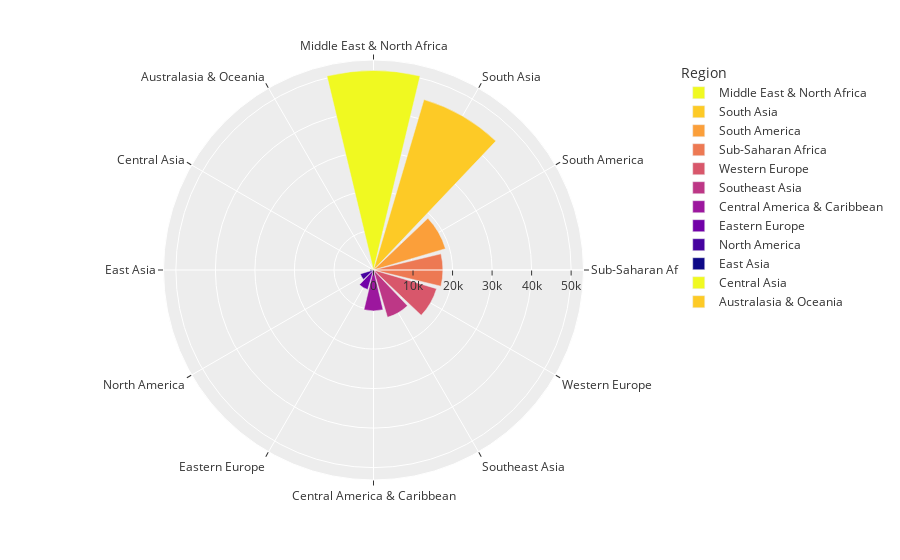

The cell this chart's notebook holds for it:
### Markdown cell above
### Count of Terror Attack Region-Wise

### Code cell
# Count of Terror Attack Region-Wise.

region_attacks = df.Region.value_counts().to_frame().reset_index()
region_attacks.columns = ['Region', 'Total Attacks']
fig = px.bar_polar(data_frame = region_attacks, r = 'Total Attacks', theta = 'Region', color = 'Region',
                  template = "ggplot2", color_discrete_sequence = px.colors.sequential.Plasma_r)
fig.show()

### Figure 1 — Plotly figure (JSON) as saved in the notebook; plotly's stock layout.template omitted (floating-point values rounded to 4 significant figures)
{"data": [{"hovertemplate": "Region=%{theta}<br>Total Attacks=%{r}<extra></extra>", "legendgroup": "Middle East & North Africa", "marker": {"color": "#f0f921", "pattern": {"shape": ""}}, "name": "Middle East & North Africa", "r": [50474], "showlegend": true, "subplot": "polar", "theta": ["Middle East & North Africa"], "type": "barpolar"}, {"hovertemplate": "Region=%{theta}<br>Total Attacks=%{r}<extra></extra>", "legendgroup": "South Asia", "marker": {"color": "#fdca26", "pattern": {"shape": ""}}, "name": "South Asia", "r": [44974], "showlegend": true, "subplot": "polar", "theta": ["South Asia"], "type": "barpolar"}, {"hovertemplate": "Region=%{theta}<br>Total Attacks=%{r}<extra></extra>", "legendgroup": "South America", "marker": {"color": "#fb9f3a", "pattern": {"shape": ""}}, "name": "South America", "r": [18978], "showlegend": true, "subplot": "polar", "theta": ["South America"], "type": "barpolar"}, {"hovertemplate": "Region=%{theta}<br>Total Attacks=%{r}<extra></extra>", "legendgroup": "Sub-Saharan Africa", "marker": {"color": "#ed7953", "pattern": {"shape": ""}}, "name": "Sub-Saharan Africa", "r": [17550], "showlegend": true, "subplot": "polar", "theta": ["Sub-Saharan Africa"], "type": "barpolar"}, {"hovertemplate": "Region=%{theta}<br>Total Attacks=%{r}<extra></extra>", "legendgroup": "Western Europe", "marker": {"color": "#d8576b", "pattern": {"shape": ""}}, "name": "Western Europe", "r": [16639], "showlegend": true, "subplot": "polar", "theta": ["Western Europe"], "type": "barpolar"}, {"hovertemplate": "Region=%{theta}<br>Total Attacks=%{r}<extra></extra>", "legendgroup": "Southeast Asia", "marker": {"color": "#bd3786", "pattern": {"shape": ""}}, "name": "Southeast Asia", "r": [12485], "showlegend": true, "subplot": "polar", "theta": ["Southeast Asia"], "type": "barpolar"}, {"hovertemplate": "Region=%{theta}<br>Total Attacks=%{r}<extra></extra>", "legendgroup": "Central America & Caribbean", "marker": {"color": "#9c179e", "pattern": {"shape": ""}}, "name": "Central America & Caribbean", "r": [10344], "showlegend": true, "subplot": "polar", "theta": ["Central America & Caribbean"], "type": "barpolar"}, {"hovertemplate": "Region=%{theta}<br>Total Attacks=%{r}<extra></extra>", "legendgroup": "Eastern Europe", "marker": {"color": "#7201a8", "pattern": {"shape": ""}}, "name": "Eastern Europe", "r": [5144], "showlegend": true, "subplot": "polar", "theta": ["Eastern Europe"], "type": "barpolar"}, {"hovertemplate": "Region=%{theta}<br>Total Attacks=%{r}<extra></extra>", "legendgroup": "North America", "marker": {"color": "#46039f", "pattern": {"shape": ""}}, "name": "North America", "r": [3456], "showlegend": true, "subplot": "polar", "theta": ["North America"], "type": "barpolar"}, {"hovertemplate": "Region=%{theta}<br>Total Attacks=%{r}<extra></extra>", "legendgroup": "East Asia", "marker": {"color": "#0d0887", "pattern": {"shape": ""}}, "name": "East Asia", "r": [802], "showlegend": true, "subplot": "polar", "theta": ["East Asia"], "type": "barpolar"}, {"hovertemplate": "Region=%{theta}<br>Total Attacks=%{r}<extra></extra>", "legendgroup": "Central Asia", "marker": {"color": "#f0f921", "pattern": {"shape": ""}}, "name": "Central Asia", "r": [563], "showlegend": true, "subplot": "polar", "theta": ["Central Asia"], "type": "barpolar"}, {"hovertemplate": "Region=%{theta}<br>Total Attacks=%{r}<extra></extra>", "legendgroup": "Australasia & Oceania", "marker": {"color": "#fdca26", "pattern": {"shape": ""}}, "name": "Australasia & Oceania", "r": [282], "showlegend": true, "subplot": "polar", "theta": ["Australasia & Oceania"], "type": "barpolar"}], "layout": {"barmode": "relative", "legend": {"title": {"text": "Region"}, "tracegroupgap": 0}, "margin": {"t": 60}, "polar": {"angularaxis": {"categoryarray": ["Middle East & North Africa", "South Asia", "South America", "Sub-Saharan Africa", "Western Europe", "Southeast Asia", "Central America & Caribbean", "Eastern Europe", "North America", "East Asia", "Central Asia", "Australasia & Oceania"], "categoryorder": "array", "direction": "clockwise", "rotation": 90}, "domain": {"x": [0, 1], "y": [0, 1]}}}}
